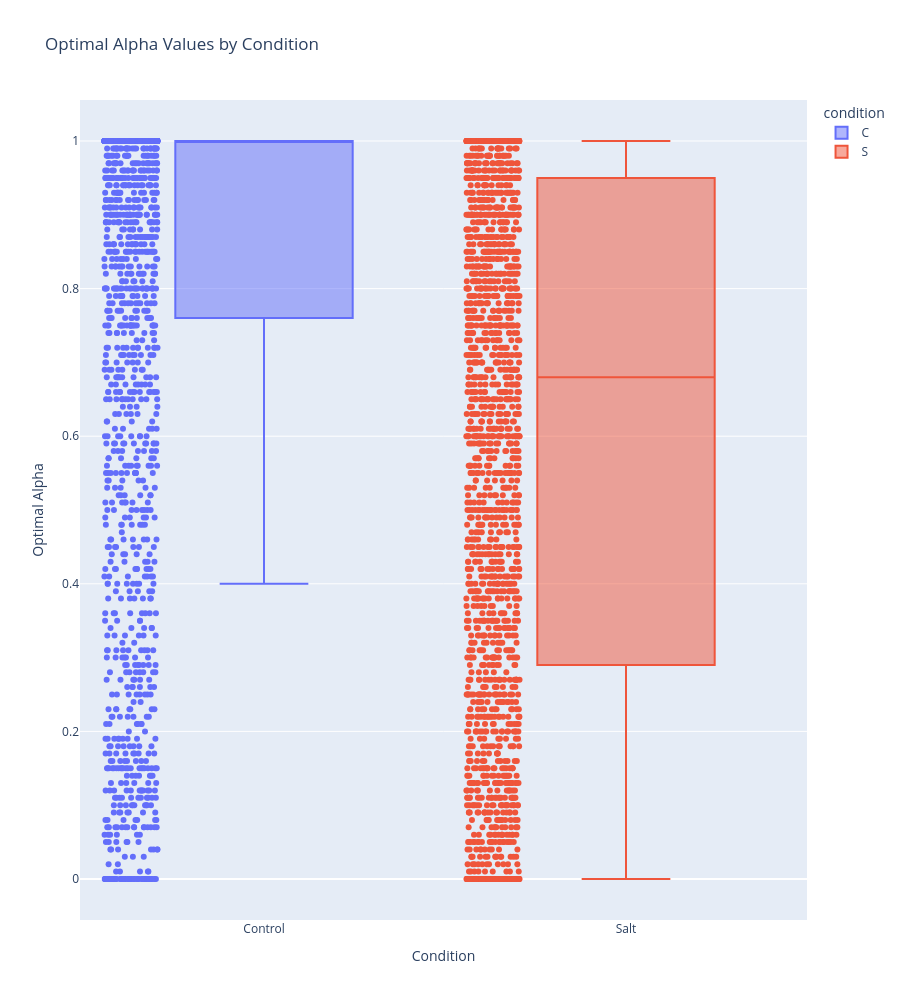

Notebook code cell kept with this figure:
### Code cell
df_combined_ideotype_and_metadata['condition'] = (
    df_combined_ideotype_and_metadata['condition'].str.strip()
    )

df_combined_ideotype_and_metadata['condition'] = (df_combined_ideotype_and_metadata['condition']
                                                 .replace({
                                                     's':'S',
                                                     'c':'C'
                                                 }))

fig = px.box(df_combined_ideotype_and_metadata, x='condition', y='alpha', color='condition', points='all', 
             height=1000,
             category_orders={'condition': ['C', 'S'],
             'cost method': [' homogeneous', 'heterogeneous']},
             title='Optimal Alpha Values by Condition')
#fig = px.box(dT_df, x='cost method', y='alpha', color='cost method', points='all', title='Optimal Alpha Values for Droopy Telephone Ideotype')

fig.update_xaxes(
    tickvals=["C", "S"],
    ticktext=["Control", "Salt"]
)

fig.update_layout(xaxis_title='Condition', yaxis_title='Optimal Alpha')
fig.show()

### Figure 1 — Plotly figure (JSON) as saved in the notebook; plotly's stock layout.template omitted (floating-point values rounded to 4 significant figures; data arrays with more than 128 entries replaced by an {"elided": "..."} marker saying what was removed)
{"data": [{"alignmentgroup": "True", "boxpoints": "all", "hovertemplate": "condition=%{x}<br>alpha=%{y}<extra></extra>", "legendgroup": "C", "marker": {"color": "#636efa"}, "name": "C", "notched": false, "offsetgroup": "C", "orientation": "v", "showlegend": true, "type": "box", "x": {"elided": "2460 str values"}, "x0": " ", "xaxis": "x", "y": {"elided": "2460 float values"}, "y0": " ", "yaxis": "y"}, {"alignmentgroup": "True", "boxpoints": "all", "hovertemplate": "condition=%{x}<br>alpha=%{y}<extra></extra>", "legendgroup": "S", "marker": {"color": "#EF553B"}, "name": "S", "notched": false, "offsetgroup": "S", "orientation": "v", "showlegend": true, "type": "box", "x": {"elided": "2386 str values"}, "x0": " ", "xaxis": "x", "y": {"elided": "2386 float values"}, "y0": " ", "yaxis": "y"}], "layout": {"boxmode": "overlay", "height": 1000, "legend": {"title": {"text": "condition"}, "tracegroupgap": 0}, "title": {"text": "Optimal Alpha Values by Condition"}, "xaxis": {"anchor": "y", "categoryarray": ["C", "S"], "categoryorder": "array", "domain": [0, 1], "ticktext": ["Control", "Salt"], "tickvals": ["C", "S"], "title": {"text": "Condition"}}, "yaxis": {"anchor": "x", "domain": [0, 1], "title": {"text": "Optimal Alpha"}}}}
